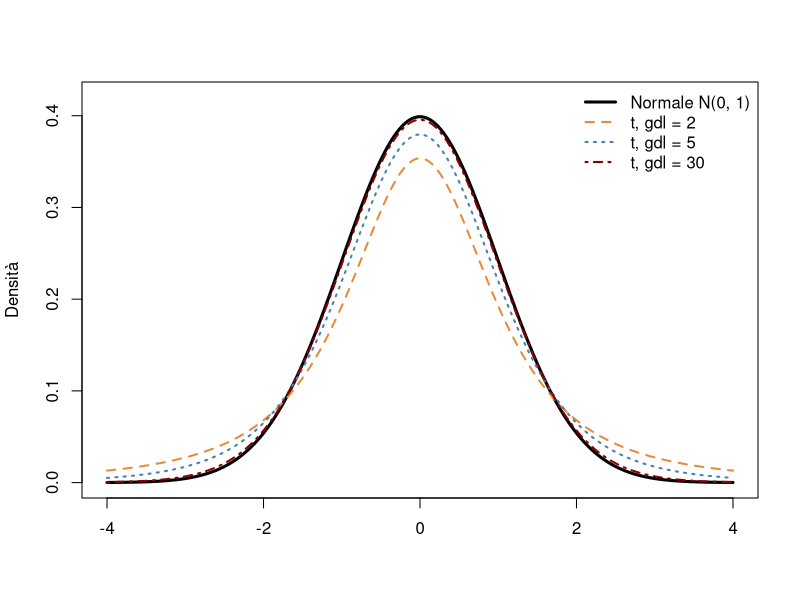
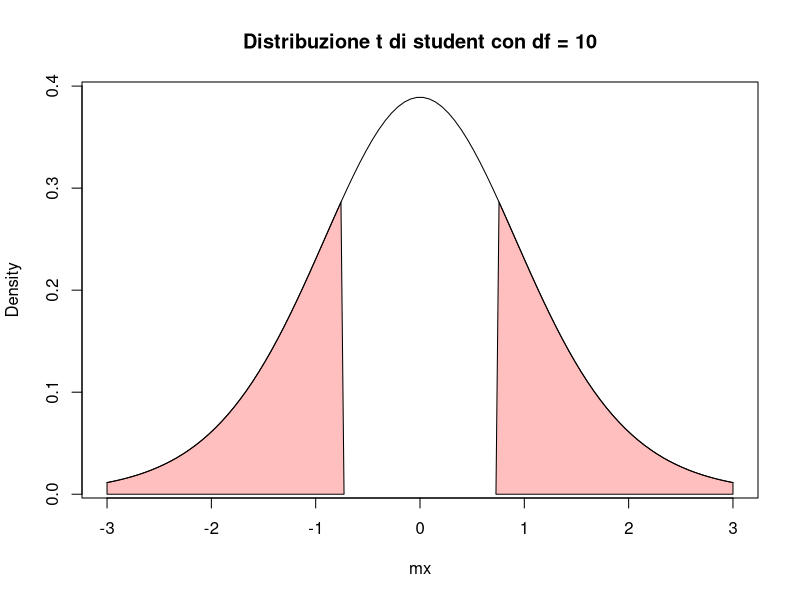
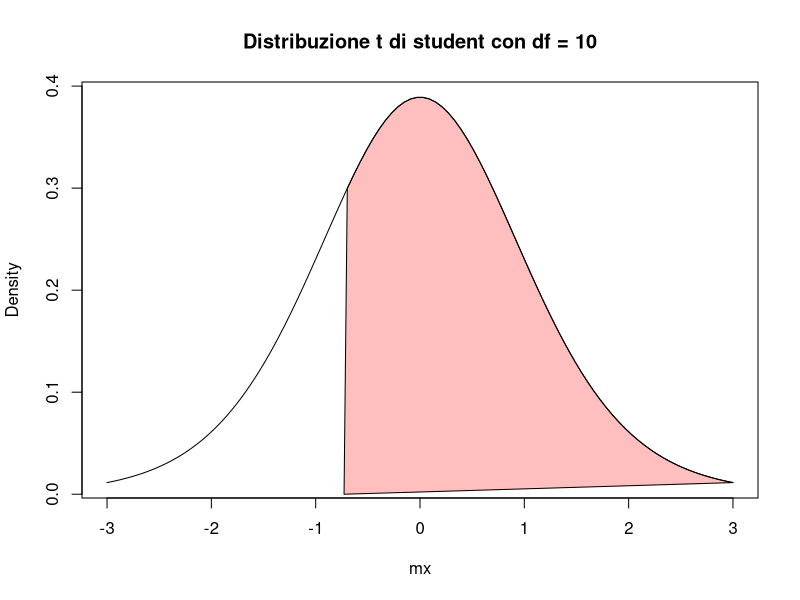
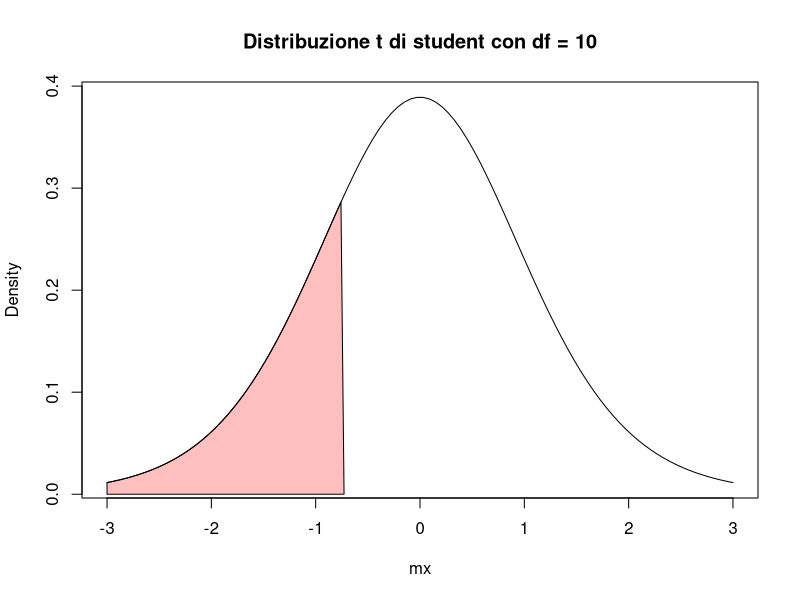

Write the R code that produced these figures, in order.
## ---- chunk 1
#| echo: false
#| out-width: 75%
#| fig-align: center
#| fig-width: 7
#| fig-height: 4.2
xx <- seq(-4, 4, length.out = 400)
plot(xx, dnorm(xx), type = "l", lwd = 3, col = "black",
     xlab = "", ylab = "Densità", ylim = c(0, 0.42))
lines(xx, dt(xx, df = 2), lwd = 2, lty = 2, col = rgb(230, 140, 60, maxColorValue = 255))
lines(xx, dt(xx, df = 5), lwd = 2, lty = 3, col = rgb(70, 130, 180, maxColorValue = 255))
lines(xx, dt(xx, df = 30), lwd = 2, lty = 4, col = "darkred")
legend("topright", bty = "n", lwd = c(3, 2, 2, 2), lty = 1:4,
       col = c("black", rgb(230, 140, 60, maxColorValue = 255),
               rgb(70, 130, 180, maxColorValue = 255), "darkred"),
       legend = c("Normale N(0, 1)", "t, gdl = 2", "t, gdl = 5", "t, gdl = 30"))
## ---- chunk 2
#| include: false
# stampa l'output di t.test() con i segnaposto tikzmark per le annotazioni
annota_ttest <- function(chiamata) {
  out <- capture.output(eval(parse(text = chiamata)))
  out <- trimws(gsub("\t", "", out), "right")
  while (!nzchar(out[1])) out <- out[-1]
  while (!nzchar(out[length(out)])) out <- out[-length(out)]
  out <- unlist(lapply(out, function(l)
    if (nchar(l) > 72) strwrap(l, 72, exdent = 2) else l))
  mark <- function(x, pattern, name)
    sub(pattern, sprintf("\\\\tikzmarknode{%s}{\\1}", name), x)
  out <- mark(out, "^(.*t-test)$", "test")
  out <- mark(out, "(t = -?[0-9.]+)", "stat")
  out <- mark(out, "(df = [0-9.]+)", "df")
  out <- mark(out, "(p-value [=<] [0-9.e-]+)", "pval")
  out <- mark(out, "((not equal to|less than|greater than) -?[0-9.]+)", "h1")
  i <- grep("confidence interval", out) + 1
  out[i] <- sprintf(" \\tikzmarknode{ic}{%s}", trimws(out[i]))
  j <- grep("^mean (in|of)", out) + 1
  out[j] <- sprintf(" \\tikzmarknode{medie}{%s}", trimws(out[j]))
  cat("```{=latex}\n",
      "\\begin{Verbatim}[commandchars=\\\\\\{\\}, fontsize=\\scriptsize, frame=single, framesep=2mm]\n",
      "> ", chiamata, "\n",
      paste(out, collapse = "\n"),
      "\n\\end{Verbatim}\n```\n", sep = "")
}
## ---- chunk 3
set.seed(999)
x = rnorm(11, mean = 12, sd = 7.5)
mu0 = 10
t.test(x, mu = mu0, alternative = "two.sided")

## ---- chunk 4
#| echo: false
#| results: asis
annota_ttest('t.test(x, mu = mu0)')
## ---- chunk 5
#| echo: false
myt = t.test(x, mu = mu0) # test a due code
## ---- chunk 6
#| echo: false
#| out-width: 60%
#| fig-align: center
mx = seq(-3,3, length.out=100)
plot(mx, dt(mx, df = 10), type = "l", ylab = "Density", 
     main = "Distribuzione t di student con df = 10", cex = 3)
polygon(c(-3, 
          mx[mx < myt$statistic],
          myt$statistic), 
        c(0, dt(mx[mx < myt$statistic], 10), 0), 
        col = rgb(1, 0, 0, 0.25))
polygon(c(abs(myt$statistic), 
          mx[mx > abs(myt$statistic)],
          3), 
        c(0, dt(mx[mx > abs(myt$statistic)], 10), 0), 
        col = rgb(1, 0, 0, 0.25))
## ---- chunk 7
# calcolo p-value
2*(1-pt(abs(-0.72806),10))
## ---- chunk 8
#| echo: false
#| results: asis
annota_ttest('t.test(x, mu = mu0, alternative = "greater")')
## ---- chunk 9
#| echo: false
#| out-width: 60%
#| fig-align: center
mx = seq(-3,3, length.out=100)
plot(mx, dt(mx, df = 10), type = "l", ylab = "Density", 
     main = "Distribuzione t di student con df = 10", cex = 3)
myt = t.test(x, mu = mu0, 
       alternative = "greater") # test a una coda destra
polygon(c((myt$statistic), 
          mx[mx > (myt$statistic)]), 
        c(0, dt(mx[mx > (myt$statistic)], 10)), 
        col = rgb(1, 0, 0, 0.25))
## ---- chunk 10
# calcolo p-value
1-pt(-0.72806, 10)
## ---- chunk 11
#| echo: false
#| results: asis
annota_ttest('t.test(x, mu = mu0, alternative = "less")')
## ---- chunk 12
#| echo: false
#| out-width: 60%
#| fig-align: center
mx = seq(-3,3, length.out=100)
plot(mx, dt(mx, df = 10), type = "l", ylab = "Density", 
     main = "Distribuzione t di student con df = 10", cex = 3)
myt = t.test(x, mu = mu0, 
       alternative = "less") # test a una coda sinistra
polygon(c(-3, 
          mx[mx < myt$statistic],
          myt$statistic), 
        c(0, dt(mx[mx < myt$statistic], 10), 0), 
        col = rgb(1, 0, 0, 0.25))
## ---- chunk 13
# calcolo p-value
pt(-0.72806, 10)
## ---- chunk 14
#| results: hide

x <- c(12.2,23.2,14,20.3,9.2,3.7,8,16.8,3.7,1.9,20.5)
y <- c(8.5,3.2,4,10.5,7.7,3.1,2,3.9)
t.test(x,y,var.equal=TRUE)
t.test(x,y,var.equal=TRUE,alternative="greater")
t.test(x,y,var.equal=TRUE,alternative="less")
t.test(x,y)
## ---- chunk 15
t.test(x,y,var.equal=TRUE)
## ---- chunk 16
t.test(x,y)
## ---- chunk 17
#| results: hide
x = c(5.2,3.5,3.4,7.1,6.2,3.0,1,4) 
y = c(8.5,3.2,4,10.5,7.7,3.1,2,3.9)

t.test(x,y,paired=TRUE) 
t.test(x,y,paired=TRUE,alternative="less") 
t.test(x,y,paired=TRUE,alternative="greater")
## ---- chunk 18
t.test(x,y,paired=TRUE,alternative="less") 
